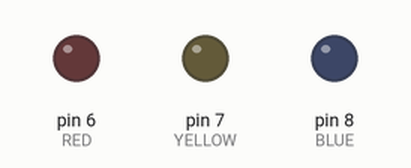
This sketch was run on a simulated Arduino Uno, built with avr-gcc and run on an emulated ATmega328P. On the bench: output pins drawn as LEDs (lit = HIGH). What the sketch prints to the serial monitor is not drawn.

Above: at 0.17 s.
At 4.42 s:
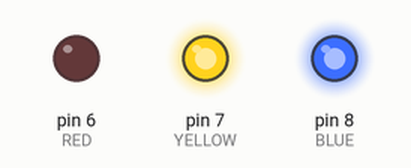
At 10.48 s:
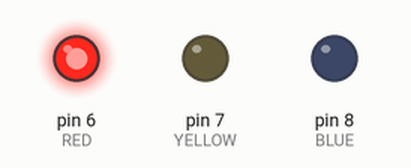
At 20.1 s:
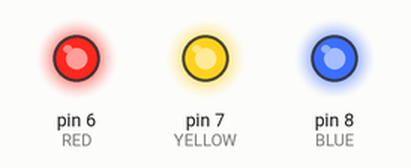
At 28.89 s:
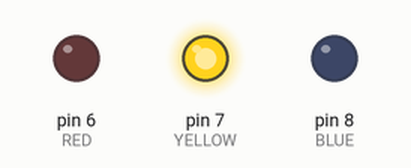
At 39.75 s:
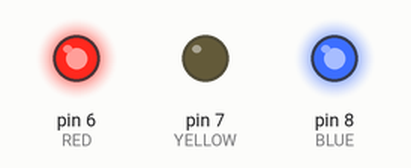
Timing chart, 0 to 40.0 s (numbered marks = the images above):
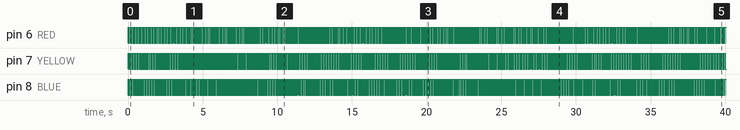

Measured:
- by itself, pin 6 (RED): moves between LOW and HIGH, repeating every 12.0 s
- by itself, pin 7 (YELLOW), pin 8 (BLUE): alternates HIGH for 0.04 s and LOW for 0.04 s

The sketch:

20_Counting_Semaphore.ino
```cpp
#include <Arduino_FreeRTOS.h>
#include "semphr.h"

#define RED 6
#define YELLOW 7
#define BLUE 8

SemaphoreHandle_t xCountingSemaphore;

void setup() {
  pinMode(RED, OUTPUT);
  pinMode(YELLOW, OUTPUT);
  pinMode(BLUE, OUTPUT);

  Serial.begin(9600);

  xCountingSemaphore = xSemaphoreCreateCounting(1,0);

  xTaskCreate(redLedControllerTask, "RED", 100, NULL, 1, NULL);
  xTaskCreate(yellowLedControllerTask, "YELLOW", 100, NULL, 1, NULL);
  xTaskCreate(blueLedControllerTask, "BLUE", 100, NULL, 1, NULL);

  xSemaphoreGive(xCountingSemaphore);
}

void redLedControllerTask() {
  while(1) {
    xSemaphoreTake(xCountingSemaphore, portMAX_DELAY);
    digitalWrite(RED, digitalRead(RED)^1);
    Serial.println("Red Task: ");
    xSemaphoreGive(xCountingSemaphore);
    vTaskDelay(1);
  }
}

void yellowLedControllerTask() {
  while(1) {
    xSemaphoreTake(xCountingSemaphore, portMAX_DELAY);
    digitalWrite(YELLOW, digitalRead(YELLOW)^1);
    Serial.println("Yellow Task: ");
    xSemaphoreGive(xCountingSemaphore);
    vTaskDelay(1);
  }
}

void blueLedControllerTask() {
  while(1) {
    xSemaphoreTake(xCountingSemaphore, portMAX_DELAY);
    digitalWrite(BLUE, digitalRead(BLUE)^1);
    Serial.println("Blue Task: ");
    xSemaphoreGive(xCountingSemaphore);
    vTaskDelay(1);
  }
}


void loop() {
  // put your main code here, to run repeatedly:

}
```
